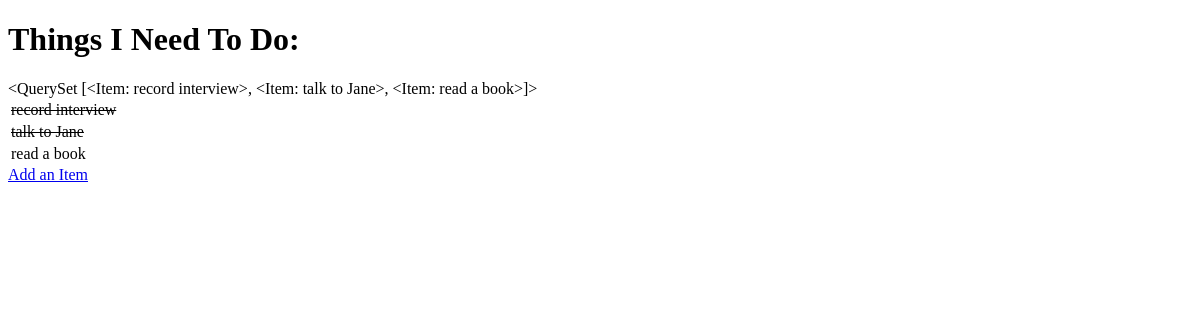
Before: / with the older database file.
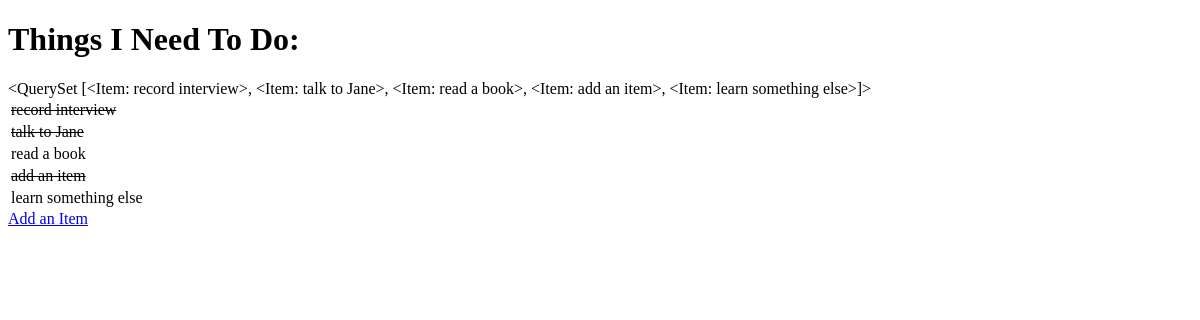
After: the same page with the newer database file.
### todo/models.py (models this page shows)
class Item(models.Model):
    name = models.CharField(max_length=50, null=False, blank=False)
    done = models.BooleanField(null=False, blank=False, default=False)
    def __str__(self):
        return self.name

### todo/views.py (the view)
# urls.py: path('', get_todo_list, name='get_todo_list'),
def get_todo_list(request):
    items = Item.objects.all()
    context = {
        'items': items
    }
    return render(request, 'todo/todo_list.html', context)

### todo/templates/todo/todo_list.html (shortened to what this page needs)
<!DOCTYPE html>
<html lang="en">
<head>
</head>
<body>
    <h1>Things I Need To Do:</h1>
    {{ items }}
    <table>
        {% for item in items %}
            <tr>
                {% if item.done %}
                    <td><strike>{{ item.name }}</strike></td>
                {% else %}
                    <td>{{ item.name }}</td>
                {% endif %}
            </tr>
            {% empty %}
                <tr><td>You have nothing to do.</td></tr>
        {% endfor %}
    </table>
    <a href="/add">Add an Item</a>
</body>
</html>

Changed rows visible on the page:
computed for Item "record interview": name.name "<QuerySet [<Item: record interview>, <Item: talk to Jane>, <Item: read a book>]>" → "<QuerySet [<Item: record interview>, <Item: talk to Jane>, <Item: read a book>, <Item: add an item>, <Item: learn something else>]>"
added Item: name "add an item"
added Item: name "learn something else"
